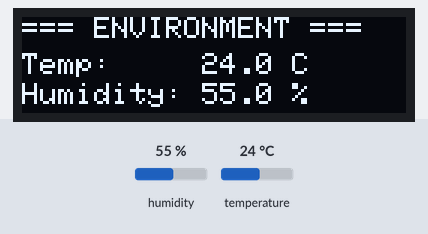
A sketch run on a simulated Arduino Uno, built with avr-gcc and run on an emulated ATmega328P. Parts: 128×32 one-colour display. Inputs (shaded band) come from the test bench; at power-on: humidity 55 %, temperature 24 °C. What the sketch prints to the serial monitor is not drawn.

Above: at 4.6 s.
4.7 s: humidity set to 22 %
At 7.1 s:
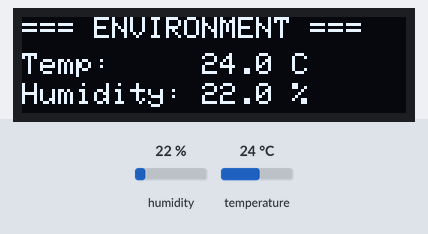
7.7 s: temperature set to 12 °C
At 9.0 s:
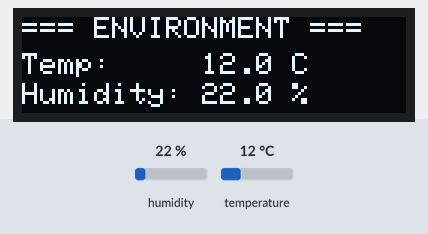
10.7 s: humidity set to 40 %
At 12.8 s:
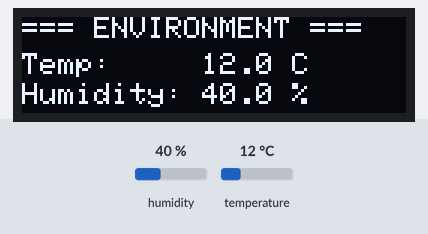
13.7 s: temperature set to 19 °C
At 14.8 s:
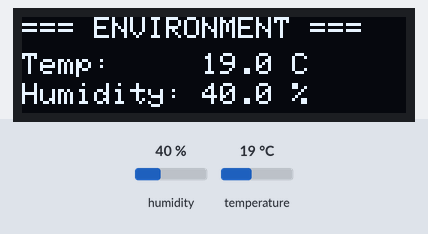
Timing chart, 0 to 16.7 s (numbered marks = the images above; inputs shaded):
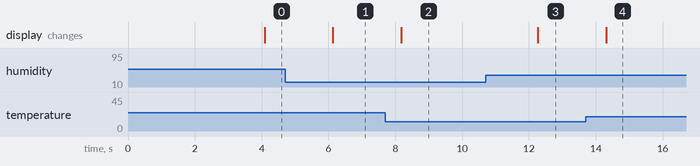

The sketch:

DHT_OLED.ino
```cpp
#include <SPI.h>
#include <Wire.h>
#include <Adafruit_GFX.h>
#include <Adafruit_SSD1306.h>
#include "DHT.h"

#define DHTPIN 2       // Digital pin connected to the DHT sensor
#define DHTTYPE DHT11  //Sensor type

#define SCREEN_WIDTH 128 // OLED display width, in pixels
#define SCREEN_HEIGHT 32 // OLED display height, in pixels
#define OLED_RESET    -1 // Reset pin
#define SCREEN_ADDRESS 0x3C // 0x3C for 128x32

Adafruit_SSD1306 display(SCREEN_WIDTH, SCREEN_HEIGHT, &Wire, OLED_RESET);
DHT dht(DHTPIN, DHTTYPE);

void setup() {
  Serial.begin(9600);
  Serial.println(F("DHT11 & OLED Test"));

  // Initialize DHT sensor
  dht.begin();

  // Initialize OLED display (Address 0x3C for 128x32)
  if (!display.begin(SSD1306_SWITCHCAPVCC, SCREEN_ADDRESS)) {
    Serial.println(F("SSD1306 allocation failed"));
    for (;;); // Stop execution if OLED isn't detected
  }

  // Clear the screen and set up default text styles
  display.clearDisplay();
  display.setTextColor(SSD1306_WHITE);
  display.setTextSize(1);

  // Initial startup screen
  display.setCursor(0, 10);
  display.println(F("Initializing..."));
  display.display();
  delay(2000);
}

void loop() {
  // Wait 2 seconds between measurements (DHT11 updates slowly)
  delay(2000);

  // Read temperature and humidity
  float h = dht.readHumidity();
  float t = dht.readTemperature(); // Celsius

  // Check if sensor reading failed
  if (isnan(h) || isnan(t)) {
    Serial.println(F("Failed to read from DHT sensor!"));

    display.clearDisplay();
    display.setCursor(0, 10);
    display.println(F("Sensor Error!"));
    display.display();
    return;
  }

  // Log to Serial Monitor
  Serial.print(F("Humidity: "));
  Serial.print(h);
  Serial.print(F("%  Temp: "));
  Serial.print(t);
  Serial.println(F(" C"));

  // --- Draw to OLED Display ---
  display.clearDisplay(); // Clear old text

  // Line 1: Title
  display.setCursor(0, 0);
  display.println(F("=== ENVIRONMENT ==="));

  // Line 2: Temperature
  display.setCursor(0, 12);
  display.print(F("Temp:     "));
  display.print(t, 1); // 1 decimal place
  display.println(F(" C"));

  // Line 3: Humidity
  display.setCursor(0, 22);
  display.print(F("Humidity: "));
  display.print(h, 1); // 1 decimal place
  display.println(F(" %"));

  // Push frame buffer to physical display
  display.display();
}
```

Measured:
- after the input at 4.7 s, the display: changes after 1.4 s (image 1)
- after the input at 7.7 s, the display: changes after 0.48 s (image 2)
- after the input at 10.7 s, the display: changes after 1.6 s (image 3)
- after the input at 13.7 s, the display: changes after 0.61 s (image 4)
